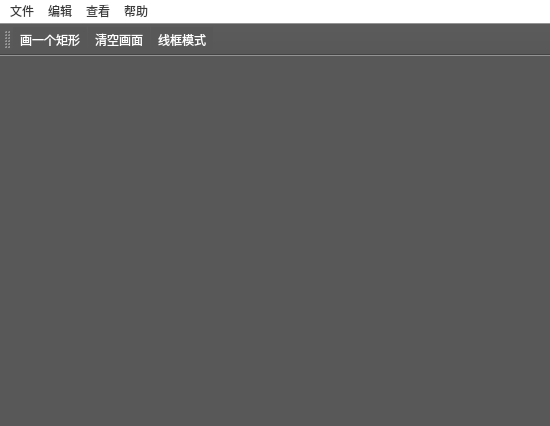
<?xml version="1.0" encoding="UTF-8"?>
<ui version="4.0">
 <class>MainWindow</class>
 <widget class="QMainWindow" name="MainWindow">
  <property name="geometry">
   <rect>
    <x>0</x>
    <y>0</y>
    <width>550</width>
    <height>426</height>
   </rect>
  </property>
  <property name="windowTitle">
   <string>GLSLLayout</string>
  </property>
  <property name="windowIcon">
   <iconset>
    <normaloff>../QT图片素材/联想截图_20250927210934.png</normaloff>../QT图片素材/联想截图_20250927210934.png</iconset>
  </property>
  <property name="styleSheet">
   <string notr="true">QWidget{
	background-color: rgb(88, 88, 88);
	color: rgb(255, 255, 255);
	font: 10pt &quot;隶书&quot;;
}
QMenuBar{
	background-color: rgb(255, 255, 255);
	color: rgb(60, 60, 60);
}
QWidget:checked{
	background-color: rgb(150,150,150);
}
</string>
  </property>
  <widget class="QWidget" name="centralwidget"/>
  <widget class="QMenuBar" name="menubar">
   <property name="geometry">
    <rect>
     <x>0</x>
     <y>0</y>
     <width>550</width>
     <height>16</height>
    </rect>
   </property>
   <widget class="QMenu" name="menu">
    <property name="title">
     <string>文件</string>
    </property>
   </widget>
   <widget class="QMenu" name="menu_2">
    <property name="title">
     <string>编辑</string>
    </property>
   </widget>
   <widget class="QMenu" name="menu_3">
    <property name="title">
     <string>查看</string>
    </property>
   </widget>
   <widget class="QMenu" name="menu_4">
    <property name="title">
     <string>帮助</string>
    </property>
   </widget>
   <addaction name="menu"/>
   <addaction name="menu_2"/>
   <addaction name="menu_3"/>
   <addaction name="menu_4"/>
  </widget>
  <widget class="QStatusBar" name="statusbar"/>
  <widget class="QToolBar" name="toolBar">
   <property name="windowTitle">
    <string>toolBar</string>
   </property>
   <attribute name="toolBarArea">
    <enum>TopToolBarArea</enum>
   </attribute>
   <attribute name="toolBarBreak">
    <bool>false</bool>
   </attribute>
   <addaction name="actionDraw"/>
   <addaction name="actionClear"/>
   <addaction name="actionWire"/>
  </widget>
  <action name="actionDraw">
   <property name="text">
    <string>画一个矩形</string>
   </property>
   <property name="menuRole">
    <enum>QAction::MenuRole::NoRole</enum>
   </property>
  </action>
  <action name="actionClear">
   <property name="text">
    <string>清空画面</string>
   </property>
   <property name="menuRole">
    <enum>QAction::MenuRole::NoRole</enum>
   </property>
  </action>
  <action name="actionWire">
   <property name="checkable">
    <bool>true</bool>
   </property>
   <property name="text">
    <string>线框模式</string>
   </property>
   <property name="menuRole">
    <enum>QAction::MenuRole::NoRole</enum>
   </property>
  </action>
 </widget>
 <resources/>
 <connections/>
</ui>
